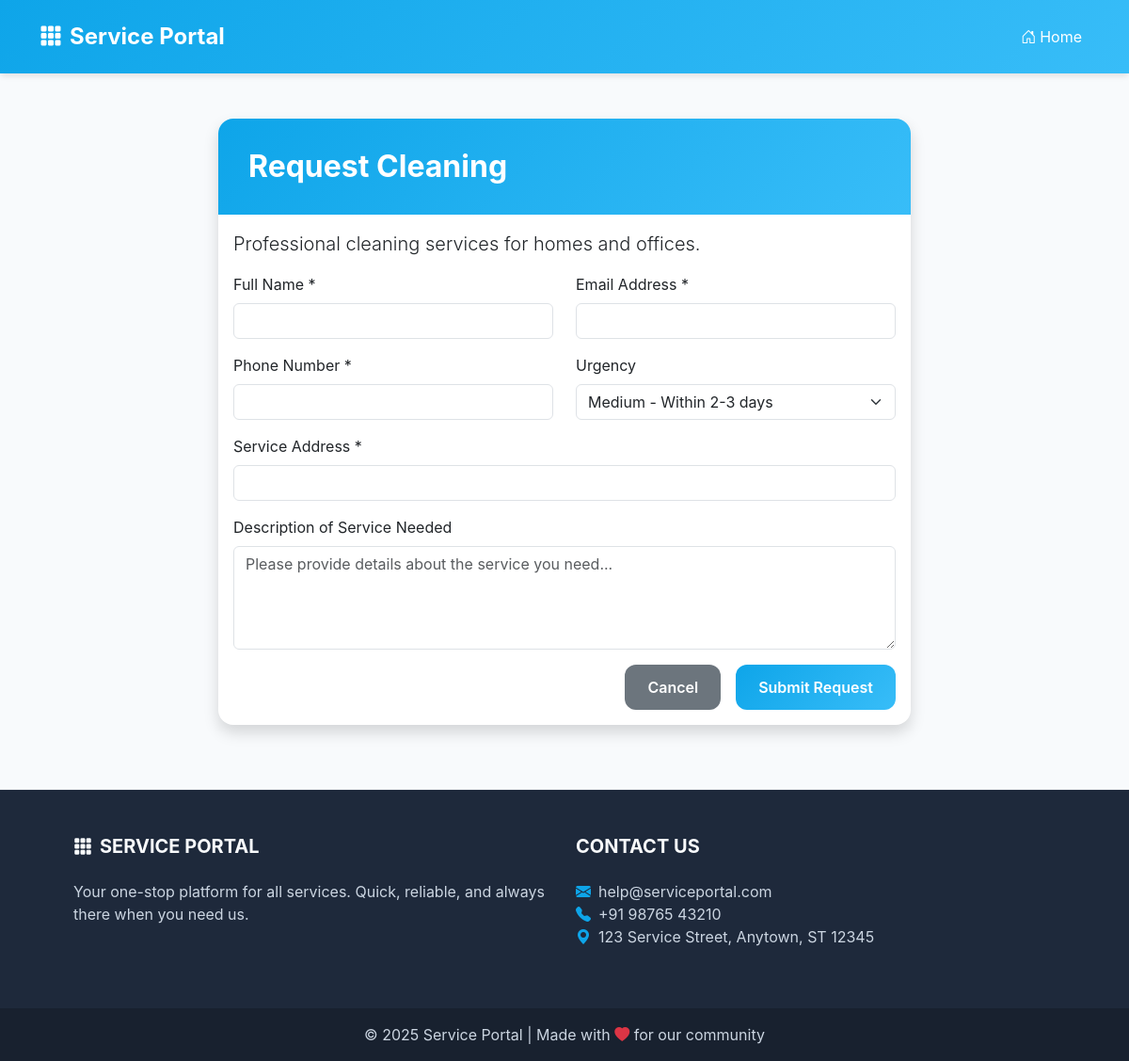
The page /service/4 on the database its author committed.
### app.py (models this page shows, shortened)
class Service(db.Model):
    id = db.Column(db.Integer, primary_key=True)
    name = db.Column(db.String(100), nullable=False)
    description = db.Column(db.Text, nullable=True)
    requests = db.relationship('ServiceRequest', backref='service', lazy=True)
    providers = db.relationship('ServiceProvider', backref='service', lazy=True)

### app.py (the view)
@app.route('/service/<int:service_id>')
def service_form(service_id):
    service = Service.query.get_or_404(service_id)
    return render_template('service_form.html', service=service)

### templates/service_form.html (shortened to what this page needs)
{% extends "base.html" %}
{% block content %}
<div class="row justify-content-center">
    <div class="col-md-8">
        <div class="card shadow">
            <div class="card-header bg-primary text-white">
                <h2 class="mb-0">Request {{ service.name }}</h2>
            </div>
            <div class="card-body">
                <p class="lead">{{ service.description }}</p>
                <form action="{{ url_for('submit_request') }}" method="post">
                    <div class="row mb-3">
                        <div class="col-md-6">
                            <label for="customer_name" class="form-label">Full Name *</label>
                            <input type="text" class="form-control" id="customer_name" name="customer_name" required>
                        </div>
                        <div class="col-md-6">
                            <label for="customer_email" class="form-label">Email Address *</label>
                            <input type="email" class="form-control" id="customer_email" name="customer_email" required>
                        </div>
                    </div>
                    <div class="row mb-3">
                        <div class="col-md-6">
                            <label for="customer_phone" class="form-label">Phone Number *</label>
                            <input type="tel" class="form-control" id="customer_phone" name="customer_phone" required>
                        </div>
                        <div class="col-md-6">
                            <label for="urgency" class="form-label">Urgency</label>
                            <select class="form-select" id="urgency" name="urgency">
                                <option value="Medium" selected>Medium - Within 2-3 days</option>
                            </select>
                        </div>
                    </div>
                    <div class="mb-3">
                        <label for="address" class="form-label">Service Address *</label>
                        <input type="text" class="form-control" id="address" name="address" required>
                    </div>
                    <div class="mb-3">
                        <label for="description" class="form-label">Description of Service Needed</label>
                        <textarea class="form-control" id="description" name="description" rows="4" placeholder="Please provide details about the service you need..."></textarea>
                    </div>
                    <div class="d-grid gap-2 d-md-flex justify-content-md-end">
                        <a href="{{ url_for('index') }}" class="btn btn-secondary me-md-2">Cancel</a>
                        <button type="submit" class="btn btn-primary">Submit Request</button>
                    </div>
                </form>
            </div>
        </div>
    </div>
</div>
{% endblock %}

### static/css/style.css (style rules this page uses)
body { font-family: 'Segoe UI', Tahoma, Geneva, Verdana, sans-serif; background-color: #f8f9fa; color: #333; }
.card { border-radius: 10px; border: none; overflow: hidden; margin-bottom: 20px; }
.card-header { border-bottom: none; }
.btn-primary { background-color: #0d6efd; border-color: #0d6efd; transition: all 0.3s ease; }

### templates/base.html (style rules this page uses)
:root { --primary-gradient: linear-gradient(135deg, #0ea5e9 0%, #38bdf8 100%); --danger-gradient: linear-gradient(135deg, #ef4444 0%, #dc2626 100%); }
body { background-color: #f8fafc; font-family: 'Inter', -apple-system, BlinkMacSystemFont, sans-serif; }
.card { border: none; border-radius: 16px; background: white; box-shadow: 0 10px 15px -3px rgba(0, 0, 0, 0.1); overflow: hidden; }
.card-header { background: var(--primary-gradient); padding: 2rem; border-bottom: none; }
.card-header h2 { font-weight: 700; font-size: 2rem; margin: 0; color: white; }
.btn { border-radius: 12px; padding: 0.75rem 1.5rem; font-weight: 600; transition: all 0.3s ease; border: none; }
.btn-primary { background: var(--primary-gradient); }

### rows shown on the page
Service: name "Cleaning", description "Professional cleaning services for homes and offices."
